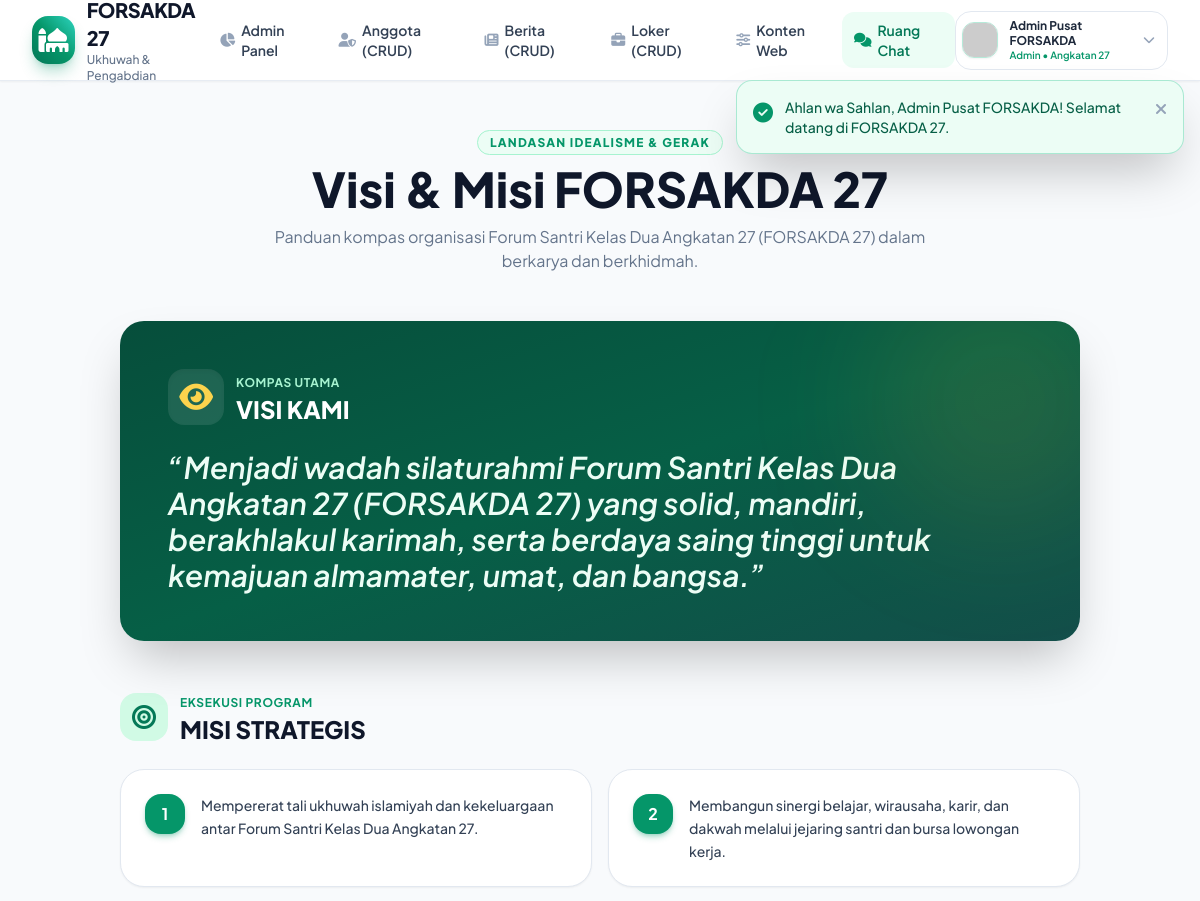
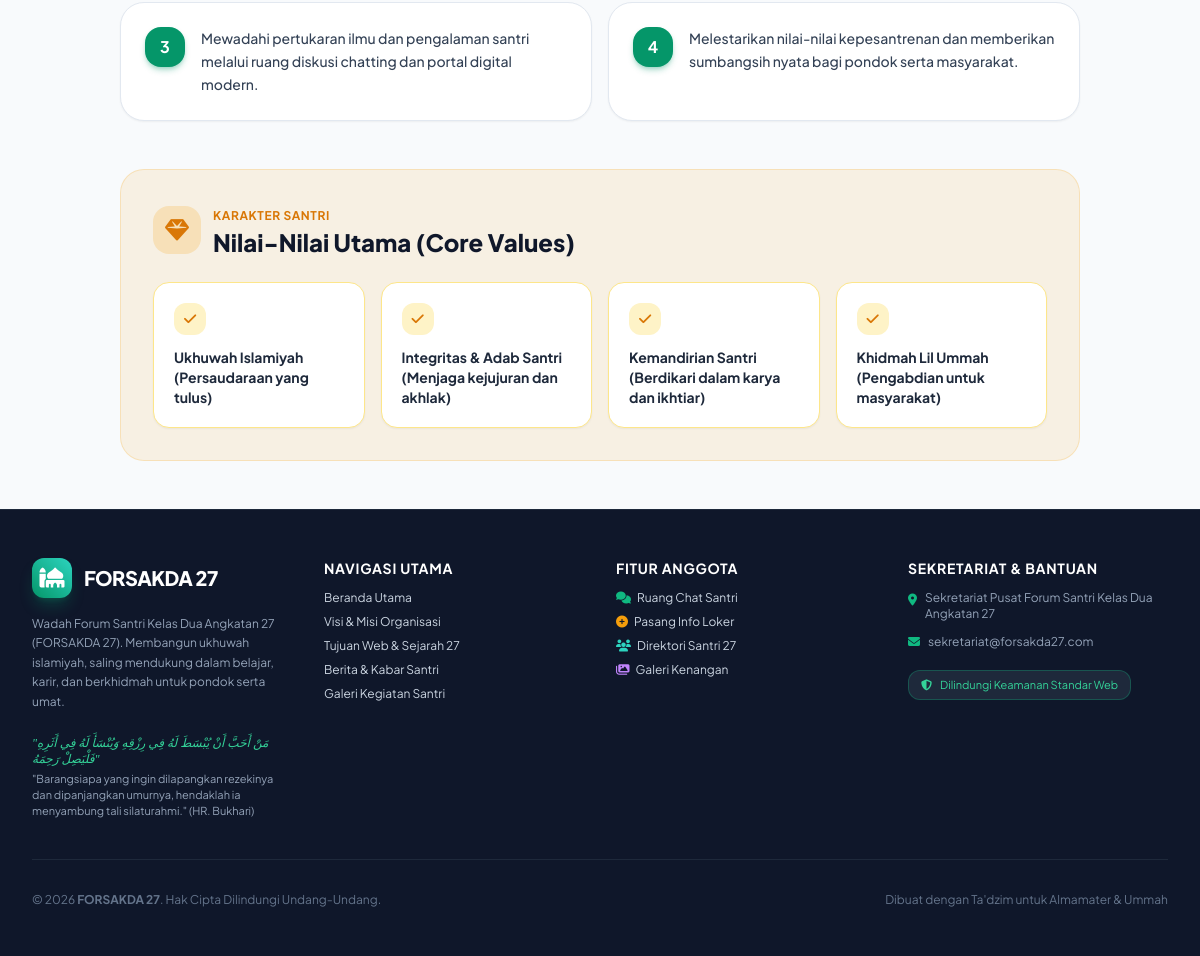
/views/public/visi-misi.php (signed in), run on the app's committed database (2 pictures, top to bottom).
### tables this page shows
CREATE TABLE IF NOT EXISTS `site_content` (
  `id` INT AUTO_INCREMENT PRIMARY KEY,
  `key_name` VARCHAR(100) NOT NULL UNIQUE,
  `title` VARCHAR(255) NOT NULL,
  `content` LONGTEXT NOT NULL,
  `updated_at` DATETIME DEFAULT CURRENT_TIMESTAMP ON UPDATE CURRENT_TIMESTAMP
);

### config/security.php (called while the page is built, shortened)
<?php
function e(?string $data): string {
    return htmlspecialchars($data, ENT_QUOTES | ENT_SUBSTITUTE, 'UTF-8');
}

### views/public/visi-misi.php (the view, shortened to what this page needs)
<?php
require_once __DIR__ . '/../../includes/header.php';
$pdo = Database::getConnection();
$stmt = $pdo->prepare("SELECT content FROM site_content WHERE key_name = 'visi_misi' LIMIT 1");
$stmt->execute();
$data = $stmt->fetch();
$content = $data ? json_decode($data['content'], true) : [];
$visi = $content['visi'] ?? 'Menjadi wadah silaturahmi Forum Santri Kelas Dua Angkatan 27 (FORSAKDA 27) yang solid, mandiri, berakhlakul karimah, serta berdaya saing tinggi untuk kemajuan umat dan bangsa.';
$misi = $content['misi'] ?? [
    'Mempererat tali ukhuwah islamiyah dan kekeluargaan antar Forum Santri Kelas Dua Angkatan 27.',
    'Membangun sinergi belajar, wirausaha, karir, dan dakwah melalui jejaring santri dan bursa lowongan kerja.',
    'Mewadahi pertukaran ilmu dan pengalaman santri melalui ruang diskusi chatting dan portal digital modern.',
    'Melestarikan nilai-nilai kepesantrenan dan memberikan sumbangsih nyata bagi pondok serta masyarakat.'
];
$nilaiUtama = $content['nilai_utama'] ?? [
    'Ukhuwah Islamiyah (Persaudaraan yang tulus)',
    'Integritas & Adab Santri (Menjaga kejujuran dan akhlak)',
    'Kemandirian Santri (Berdikari dalam karya dan ikhtiar)',
    'Khidmah Lil Ummah (Pengabdian untuk masyarakat)'
];
?>
<main class="py-12 bg-slate-50 dark:bg-slate-950 flex-1">
    <div class="max-w-5xl mx-auto px-4 sm:px-6 lg:px-8 space-y-12">
        <div class="text-center space-y-3">
            <span class="text-xs font-extrabold uppercase tracking-widest text-brand-600 bg-brand-50 px-3 py-1 rounded-full border border-brand-200">
                Landasan Idealisme & Gerak
            </span>
            <h1 class="text-3xl sm:text-5xl font-black text-slate-900 dark:text-white">
                Visi & Misi FORSAKDA 27
            </h1>
            <p class="text-slate-500 dark:text-slate-400 text-sm sm:text-base max-w-2xl mx-auto leading-relaxed">
                Panduan kompas organisasi Forum Santri Kelas Dua Angkatan 27 (FORSAKDA 27) dalam berkarya dan berkhidmah.
            </p>
        </div>
        <div class="bg-gradient-to-br from-brand-900 via-brand-800 to-teal-900 text-white rounded-3xl p-8 sm:p-12 shadow-2xl relative overflow-hidden">
            <div class="absolute -top-12 -right-12 w-64 h-64 bg-amber-400/10 rounded-full blur-3xl pointer-events-none"></div>
            <div class="flex items-center gap-3 mb-6">
                <div class="w-14 h-14 bg-white/10 rounded-2xl flex items-center justify-center text-3xl text-amber-300 shadow-inner">
                    <i class="fa-solid fa-eye"></i>
                </div>
                <div>
                    <span class="text-xs font-bold uppercase tracking-wider text-brand-200">Kompas Utama</span>
                    <h2 class="text-2xl font-extrabold text-white">VISI KAMI</h2>
                </div>
            </div>
            <blockquote class="text-xl sm:text-3xl font-semibold leading-snug text-emerald-50 italic">
                “<?php echo e($visi); ?>”
            </blockquote>
        </div>
        <div class="space-y-6">
            <div class="flex items-center gap-3">
                <div class="w-12 h-12 bg-emerald-100 text-emerald-700 rounded-2xl flex items-center justify-center text-2xl">
                    <i class="fa-solid fa-bullseye"></i>
                </div>
                <div>
                    <span class="text-xs font-bold uppercase tracking-wider text-brand-600">Eksekusi Program</span>
                    <h2 class="text-2xl font-extrabold text-slate-900 dark:text-white">MISI STRATEGIS</h2>
                </div>
            </div>
            <div class="grid grid-cols-1 md:grid-cols-2 gap-4">
                <?php foreach ($misi as $idx => $m): ?>
                    <div class="bg-white dark:bg-slate-900 p-6 rounded-3xl border border-slate-200 dark:border-slate-800 shadow-sm flex items-start gap-4">
                        <span class="w-10 h-10 rounded-2xl bg-brand-600 text-white font-bold text-base flex items-center justify-center flex-shrink-0 shadow-md shadow-brand-600/30">
                            <?php echo $idx + 1; ?>
                        </span>
                        <p class="text-sm text-slate-700 dark:text-slate-300 leading-relaxed font-medium">
                            <?php echo e($m); ?>
                        </p>
                    </div>
                <?php endforeach; ?>
            </div>
        </div>
        <div class="bg-amber-500/10 border border-amber-500/20 rounded-3xl p-8 space-y-6">
            <div class="flex items-center gap-3">
                <div class="w-12 h-12 bg-amber-500/20 text-amber-600 rounded-2xl flex items-center justify-center text-2xl">
                    <i class="fa-solid fa-gem"></i>
                </div>
                <div>
                    <span class="text-xs font-bold uppercase tracking-wider text-amber-600">Karakter Santri</span>
                    <h2 class="text-2xl font-extrabold text-slate-900 dark:text-white">Nilai-Nilai Utama (Core Values)</h2>
                </div>
            </div>
            <div class="grid grid-cols-1 sm:grid-cols-2 lg:grid-cols-4 gap-4">
                <?php foreach ($nilaiUtama as $nilai): ?>
                    <div class="bg-white dark:bg-slate-900 p-5 rounded-2xl border border-amber-200 dark:border-amber-900/40 shadow-sm">
                        <div class="w-8 h-8 rounded-xl bg-amber-100 dark:bg-amber-950 text-amber-600 flex items-center justify-center text-sm mb-3">
                            <i class="fa-solid fa-check"></i>
                        </div>
                        <p class="text-xs sm:text-sm font-bold text-slate-800 dark:text-slate-200">
                            <?php echo e($nilai); ?>
                        </p>
                    </div>
                <?php endforeach; ?>
            </div>
        </div>
    </div>
</main>
<?php require_once __DIR__ . '/../../includes/footer.php'; ?>

### assets/css/custom.css (style rules this page uses)
:root { --primary: #059669; --primary-dark: #064e3b; --accent: #d97706; }
body { font-family: 'Plus Jakarta Sans', -apple-system, BlinkMacSystemFont, 'Segoe UI', Roboto, sans-serif; }

### data on the page
site_content: content "Menjadi wadah silaturahmi Forum Santri Kelas Dua Angkatan 27 (FORSAKDA 27) yang solid, mandiri, berakhlakul karimah, serta berdaya saing tinggi untuk kemajuan almamater, umat, dan bangsa.", content "Mempererat tali ukhuwah islamiyah dan kekeluargaan antar Forum Santri Kelas Dua Angkatan 27.", content "Membangun sinergi belajar, wirausaha, karir, dan dakwah melalui jejaring santri dan bursa lowongan kerja.", content "Mewadahi pertukaran ilmu dan pengalaman santri melalui ruang diskusi chatting dan portal digital modern.", content "Melestarikan nilai-nilai kepesantrenan dan memberikan sumbangsih nyata bagi pondok serta masyarakat.", content "Ukhuwah Islamiyah (Persaudaraan yang tulus)", content "Integritas & Adab Santri (Menjaga kejujuran dan akhlak)", content "Kemandirian Santri (Berdikari dalam karya dan ikhtiar)", content "Khidmah Lil Ummah (Pengabdian untuk masyarakat)"

### other printed values
$message "Ahlan wa Sahlan, Admin Pusat FORSAKDA! Selamat datang di FORSAKDA 27."
$currentUser['nama'] "Admin Pusat FORSAKDA"
$currentUser['role'] "Admin"
APP_NAME "FORSAKDA 27"
